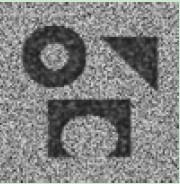
%> input picture FCMS1/tu2.jpg, 180 x 184 px
$ octave --eval "demo;"   (GNU Octave 9; MATLAB toolbox functions it lacks are replaced by stand-ins)
%> lines starting %> are read from the running program, lines starting %| are printed output that depends on the picture; in (x1, y1, x2, y2) boxes, pixels count from 0 and x2, y2 are one past the last pixel; in counts of white or black regions, pixels touching at a corner belong together; the program's own positions count from 1
### FCMS1/fcm_s1.m
function [u,v,step_num] =fcm_s1(image_data,init_v,window_size,cluster_num,m,min_distance,alpha,max_step);
% the algorithm FCM_S1

% initialize the parameter
[image_row,image_col]=size(image_data);
image_pixel_num=image_row*image_col;
image_vect=reshape(image_data,image_pixel_num,1);
step_num=0;

% pre_u: the previous cluster memberships of the pixels; u: the cluster memberships of the pixels
% pre_v: the previous cluster centers of the pixels; v: the cluster centers of the pixels
pre_u=zeros(image_pixel_num,cluster_num);
pre_v=init_v;
v=zeros(1,cluster_num);
u=zeros(image_pixel_num,cluster_num);

% compute the mean-filtered image
image_filter = colfilt(image_data,[window_size window_size],'sliding',@filter1);   % row*col
image_filter_vect = reshape(image_filter,image_pixel_num,1);
while(1)

    % computer the cluster membership u
    for i=1:cluster_num
        u_cluster_i = ((image_vect-repmat(pre_v(1,i),image_pixel_num,1)).^2+alpha.*(image_filter_vect-repmat(pre_v(1,i),image_pixel_num,1)).^2);
        u_cluster_i(find(u_cluster_i<=0.000000001))=0.000000001;
        u_cluster_i= u_cluster_i.^(-1/(m-1));                 % u(:,i):q*1  u:q*cluster_num
        u(:,i)=reshape(u_cluster_i,image_pixel_num,1);
    end;
    u_sum=sum(u,2);
    u=u./repmat(u_sum,1,cluster_num);

    % computer the cluster centers v
    v_numerator=u.^m.*(repmat(image_vect,1,cluster_num)+alpha.*repmat(image_filter_vect,1,cluster_num));
    v_numerator=sum(v_numerator,1);
    v_denominator=u.^m;
    v_denominator=(1+alpha).*sum(v_denominator,1);
    v_denominator(find(v_denominator<=0.000000001))=0.000000001;
    v=v_numerator./v_denominator;

    % if the cluster membership u and the cluster centers v are not changed, the algorithm stops
    if (norm(pre_u-u)<min_distance)&&(norm(pre_v-v)<min_distance)
        fprintf('v=%f',v);
        fprintf('step_num=%d',step_num);
        break;
    else
        pre_u=u;
        pre_v=v;
        step_num=step_num+1;
    end;

     % if the iterative step equals max_step, the algorithm also stops
    if step_num>max_step
        fprintf('the loop time is exceed!');
        break;
    end;
end;

### FCMS1/filter1.m
function filter_value=filter1(temp_image)

% computer the mean-filtered image
[window_size,pixel_num]=size(temp_image);
center_pixel_index=ceil(window_size/2);
filter_value=(sum(temp_image,1)-temp_image(center_pixel_index,:))./(window_size-1);

### FCMS1/demo.m
function demo()
% the main function

clear;

% read the image data;
image_data=double(imread('tu2.jpg'));
image_data=image_data./255;
image_data=image_data(:,:,1);
%> image_data: size 184x180 double
[image_row,image_col] = size(image_data);
%> image_row = 184; image_col = 180

% the setting of the experiment
q=255;                        % q: the number of the gray levels;
m=1.75;                          % m: a weighting exponent on each fuzzy membership that determines the amount of fuzziness of the resulting classification;
max_step=100;                 % max_step: the maximum iterative step;
min_distance=0.0001;         % min_distance: the samll value;
cluster_num=2;                % cluster_num: the number of the clusters;
init_v=rand(1,cluster_num);   % init_v: the initial values of the cluster centers;

% set the values of the parameters
alpha=8;                      % alpha: control the effect of the neighbors term in FCM_S1, FCM_S2 and EnFCM
window_size=3;                % window_size: the size of the local window;
gray_scale=2;                 % gray_scale: denotes the global scale factor of the spread of Sg_ij
spatial_scale=3;              % spatial_scale: denotes the scale factor of the spread of Ss_ij

for bMethod=1:6,
%> this loop made 6 passes; what is shown inside it comes from the first
     % bMethod ==1: FCM_S1;   bMethod ==2: FCM_S2;   bMethod ==3: EnFCM;
     % bMethod ==4: FGFCM_S1; bMethod ==5: FGFCM_S2; bMethod ==6: FGFCM;
    if bMethod==1
        tic;
t1=clock
        [u,v,step_num] =fcm_s1(image_data,init_v,window_size,cluster_num,m,min_distance,alpha,max_step);
%> in fcm_s1, `image_filter = colfilt(image_data,[window_size window_size],'sliding',..`:
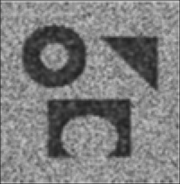
%> image_filter: size 184x180 double; min 0.124, max 0.784, mean 0.497
%> the loop in fcm_s1, `while(1)` made 14 passes
%> (v_numerator, pre_v) on passes 1 to 12: ([15300.8 87457], [0.432 0.526]), ([21455.2 100939.9], [0.338 0.566]), ([19106.2 119394], [0.273 0.579]), ([17445.1 123914.2], [0.256 0.577]), ([16803.9 125192.3], [0.251 0.576]), ([16624.2 125538], [0.25 0.576]), ([16575.8 125630.2], [0.25 0.576]), ([16562.8 125654.8], [0.25 0.576]), ([16559.4 125661.4], [0.25 0.575]), ([16558.4 125663.1], [0.25 0.575]), ([16558.2 125663.6], [0.25 0.575]), ([16558.1 125663.7], [0.25 0.575])
%> (v_numerator, v) on pass 14: ([16558.1 125663.8], [0.25 0.575])
%| v=0.249752v=0.575489step_num=13
%> after the loop in fcm_s1, `while(1)`: step_num = 13
%> v = [0.25 0.575]; step_num = 13
        tic;
        t2=clock;
fcms1=clock;
etime(t2,t1)
    elseif bMethod==2
        tic;
t1=clock
        [u,v,step_num] =fcm_s2(image_data,init_v,window_size,cluster_num,m,min_distance,alpha,max_step);
        tic;
t2=clock;
fcms2=etime(t2,t1)
    elseif bMethod==3
        tic;
t1=clock
        % first compute a linearly-weighted sum image, then perform fast fcm on this image
        linearly_weighted_filter_image = colfilt(image_data,[window_size window_size],'sliding',@linearly_weighted_filter,alpha);
        [u,v,step_num] =fast_fcm(linearly_weighted_filter_image,init_v,cluster_num,m,min_distance,max_step,q);
        tic;
t2=clock;
en=etime(t2,t1)
    elseif bMethod==4
        tic;
t1=clock
        % first compute a mean filter image, then perform fast fcm on this image
        mean_filter_image = colfilt(image_data,[window_size window_size],'sliding',@mean);
        [u,v,step_num] =fast_fcm(mean_filter_image,init_v,cluster_num,m,min_distance,max_step,q);
        tic;
t2=clock;
FGFCMS1=etime(t2,t1)
    elseif bMethod==5
        tic;
t1=clock
        % first compute a median filter image, then perform fast fcm on this image
        median_filter_image = colfilt(image_data,[window_size window_size],'sliding',@median);  %
        [u,v,step_num] =fast_fcm( median_filter_image,init_v,cluster_num,m,min_distance,max_step,q);
        t2=clock;
FGFCMS2=etime(t2,t1)
    elseif bMethod==6
        tic;
t1=clock
        % first compute a Sij-generated image, then perform fast fcm on this image
        s_filter_image = colfilt(image_data,[window_size window_size],'sliding',@s_filter,gray_scale,spatial_scale);
        [u,v,step_num] =fast_fcm(s_filter_image,init_v,cluster_num,m,min_distance,max_step,q);
        t2=clock;
fGFCM=etime(t2,t1);
    end

    % compute the cluster labels for the pixels
    [sort_v index_v]=sort(v);
%> sort_v = [0.25 0.575]; index_v = [1 2]
    sort_u=u(:,index_v);
    [max_u,max_u_index]=max(sort_u');
    cluster_label=col2im(max_u_index,[1 1],[image_row image_col]);
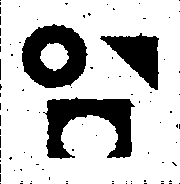
%> cluster_label: size 184x180 double; values 1 (black) and 2 (white), 77.1% white; 93 black regions (89 under 20 px), largest, box (x1, y1, x2, y2) and area: (43, 97, 135, 159) 2957, (22, 24, 88, 88) 2678, (100, 33, 159, 90) 1661, (0, 59, 1, 80) 21
    cluster_label=cluster_label-1;
    cluster_label = cluster_label(1:image_row-1,1:image_col-1);
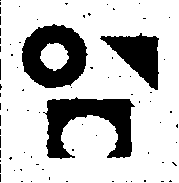
%> cluster_label: size 183x179 double; values 0 (black) and 1 (white), 76.9% white; 77 black regions (73 under 20 px), largest, box (x1, y1, x2, y2) and area: (43, 97, 135, 159) 2957, (22, 24, 88, 88) 2678, (100, 33, 159, 90) 1661, (0, 59, 1, 80) 21
  num=0;
    % show the segmentation image
    cluster_image=zeros(image_row-1,image_col-1);
    for i=1:cluster_num
        cluster_image(find(cluster_label==(i-1)))=sort_v(1,i);
        %count=sum(cluster_label==(i-1))
        num=sum(sum(cluster_label==(i-1)))
        %count=count+1;
    end;
%> this loop made 2 passes
%> num on passes 1 to 2: 7565, 25192
    %count
    cluster_show_image=zeros(image_row-1,image_col-1);
   cluster_show_image(find(cluster_label==0))=0;
%> cluster_show_image: size 183x179 double; every value is 0
   cluster_show_image(find(cluster_label==1))=120;
    cluster_show_image=cluster_label/(cluster_num-1)*0.8;
    imwrite(cluster_show_image,'2.jpg');
    figure;imshow(cluster_show_image,'Border','tight' );
end;

$ run again, with FCMS1/tu5.jpg copied over FCMS1/tu2.jpg
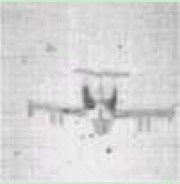
%> input picture FCMS1/tu5.jpg, 180 x 184 px
%> in fcm_s1, `image_filter = colfilt(image_data,[window_size window_size],'sliding',..`:
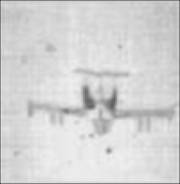
%> image_filter: size 184x180 double; min 0.304, max 0.944, mean 0.833
%> the loop in fcm_s1, `while(1)` made 41 passes
%> (v_numerator, pre_v) on passes 1 to 8: ([191647.1 33480.1], [0.859 0.733]), ([198888.6 30088.5], [0.861 0.716]), ([204480.5 26292.4], [0.86 0.702]), ([209090.8 23288.6], [0.859 0.691]), ([212648.6 21026.3], [0.858 0.681]), ([215350.9 19339.8], [0.857 0.672]), ([217386.2 18089.3], [0.857 0.665]), ([218906.3 17166.8], [0.856 0.66])
%> (printed output is left out)
%> after the loop in fcm_s1, `while(1)`: step_num = 40
%> in demo, `[u,v,step_num] =fcm_s1(image_data,init_v,window_size,cluster_num,m,min..`: v = [0.855 0.643]; step_num = 40
%> sort_v = [0.643 0.855]; index_v = [2 1]
%> in demo, `cluster_label = cluster_label(1:image_row-1,1:image_col-1);`:
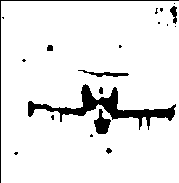
%> cluster_label: size 183x179 double; values 0 (black) and 1 (white), 92.2% white; 20 black regions (12 under 20 px), largest, box (x1, y1, x2, y2) and area: (28, 84, 176, 130) 1583, (0, 0, 179, 183) 361, (94, 109, 111, 134) 237
%> the loop in demo, `for i=1:cluster_num` made 2 passes
%> num on passes 1 to 2: 2553, 30204

$ run again, with FCMS1/0.15.jpg copied over FCMS1/tu2.jpg
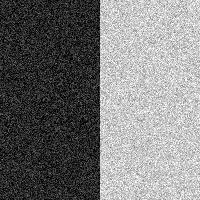
%> input picture FCMS1/0.15.jpg, 200 x 200 px
%> in fcm_s1, `image_filter = colfilt(image_data,[window_size window_size],'sliding',..`:
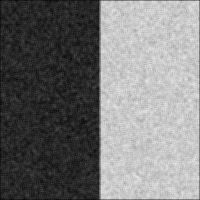
%> image_filter: size 200x200 double; min 0.0265, max 0.919, mean 0.468
%> the loop in fcm_s1, `while(1)` made 8 passes
%> (v_numerator, pre_v) on passes 1 to 7: ([49562 78299.5], [0.542 0.491]), ([66769.8 37295.3], [0.579 0.354]), ([111093.8 26514.3], [0.762 0.178]), ([139537.7 27823], [0.786 0.155]), ([139637.6 27839.5], [0.786 0.155]), ([139636.6 27840.1], [0.786 0.155]), ([139636.6 27840.2], [0.786 0.155])
%> (printed output is left out)
%> after the loop in fcm_s1, `while(1)`: step_num = 7
%> in demo, `[u,v,step_num] =fcm_s1(image_data,init_v,window_size,cluster_num,m,min..`: v = [0.786 0.155]; step_num = 7
%> sort_v = [0.155 0.786]; index_v = [2 1]
%> in demo, `cluster_label = cluster_label(1:image_row-1,1:image_col-1);`:
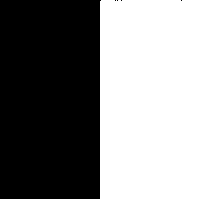
%> cluster_label: size 199x199 double; values 0 (black) and 1 (white), 49.7% white; 1 white region, box (x1, y1, x2, y2) and area: (100, 0, 199, 199) 19696
%> the loop in demo, `for i=1:cluster_num` made 2 passes
%> num on passes 1 to 2: 19905, 19696
